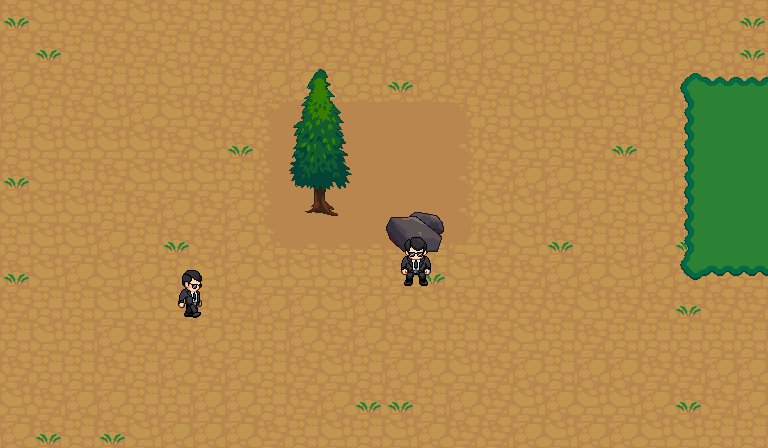

A level layout from a 2D game, rendered from its tile map. Below: a short description, then the map file with tile-grid data replaced by summaries:
An orthogonal 24x14 tile map with 32x32 px tiles, 3 tile layers (base_tiles, transition_tiles, sprites), 2 tilesets and 1 object (mainPlayer).

<map version="1.0" orientation="orthogonal" width="24" height="14" tilewidth="32" tileheight="32">
 <tileset firstgid="1" name="tileset01" tilewidth="32" tileheight="32">
  <image source="tileset01.png" width="640" height="640" />
 </tileset>
 <tileset firstgid="401" name="agent" tilewidth="32" tileheight="32">
  <image source="agent.png" width="576" height="256" />
 </tileset>
 <layer name="base_tiles" width="24" height="14">
  <data>[336 cells, 336 non-empty, 15 distinct tile ids]</data>
 </layer>
 <layer name="transition_tiles" width="24" height="14">
  <data>[336 cells, 25 non-empty, 19 distinct tile ids]</data>
 </layer>
 <layer name="sprites" width="24" height="14">
  <data>[336 cells, 8 non-empty, 8 distinct tile ids]</data>
 </layer>
 <objectgroup name="entities" width="24" height="14">
  <object name="mainPlayer" x="95" y="57" width="64" height="65">
   <properties>
    <property name="image" value="agent" />
    <property name="spriteheight" value="64" />
    <property name="spritewidth" value="64" />
   </properties>
  </object>
 </objectgroup>
</map>
